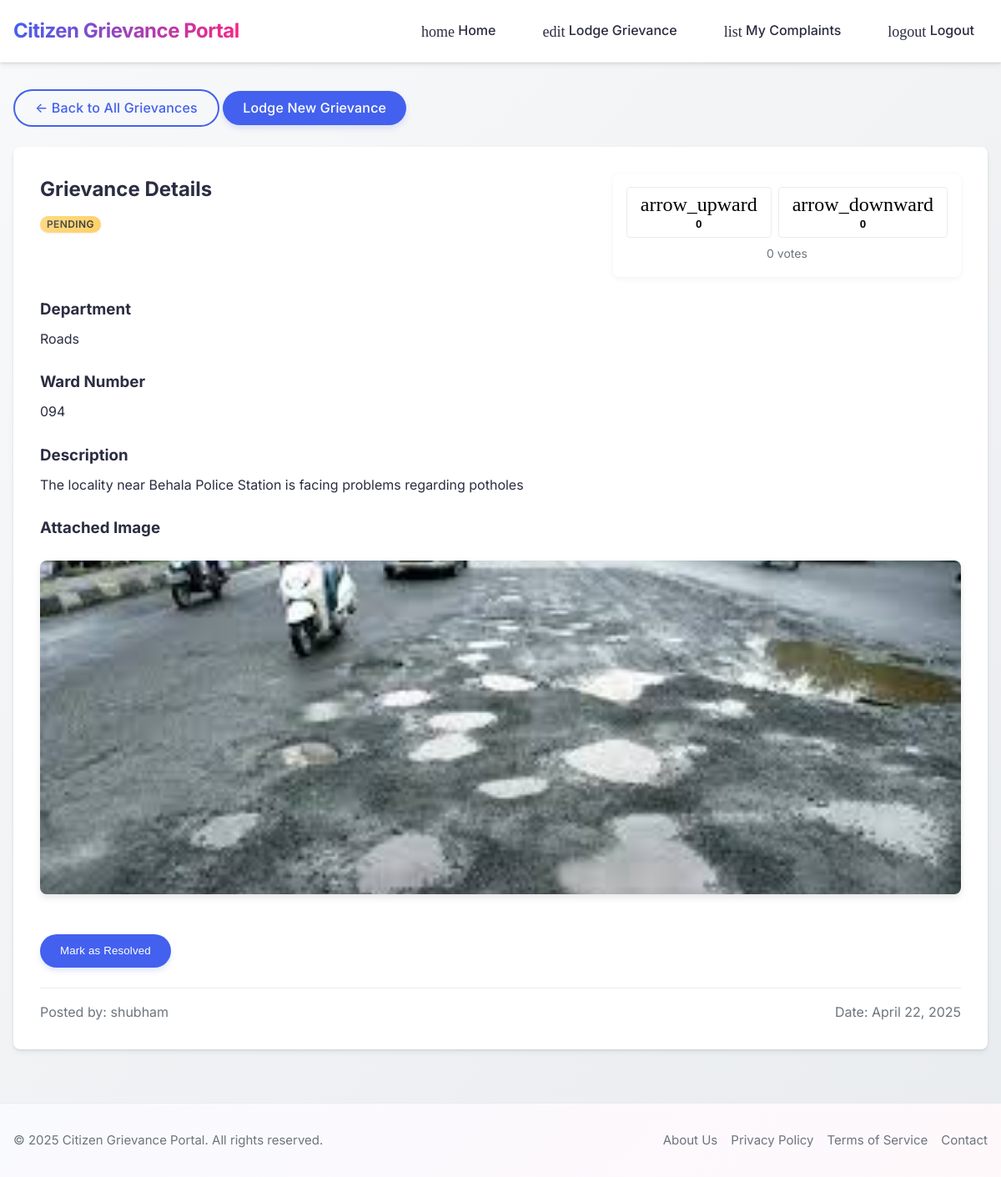
Page /view/1/ (signed in) on the earlier database version.
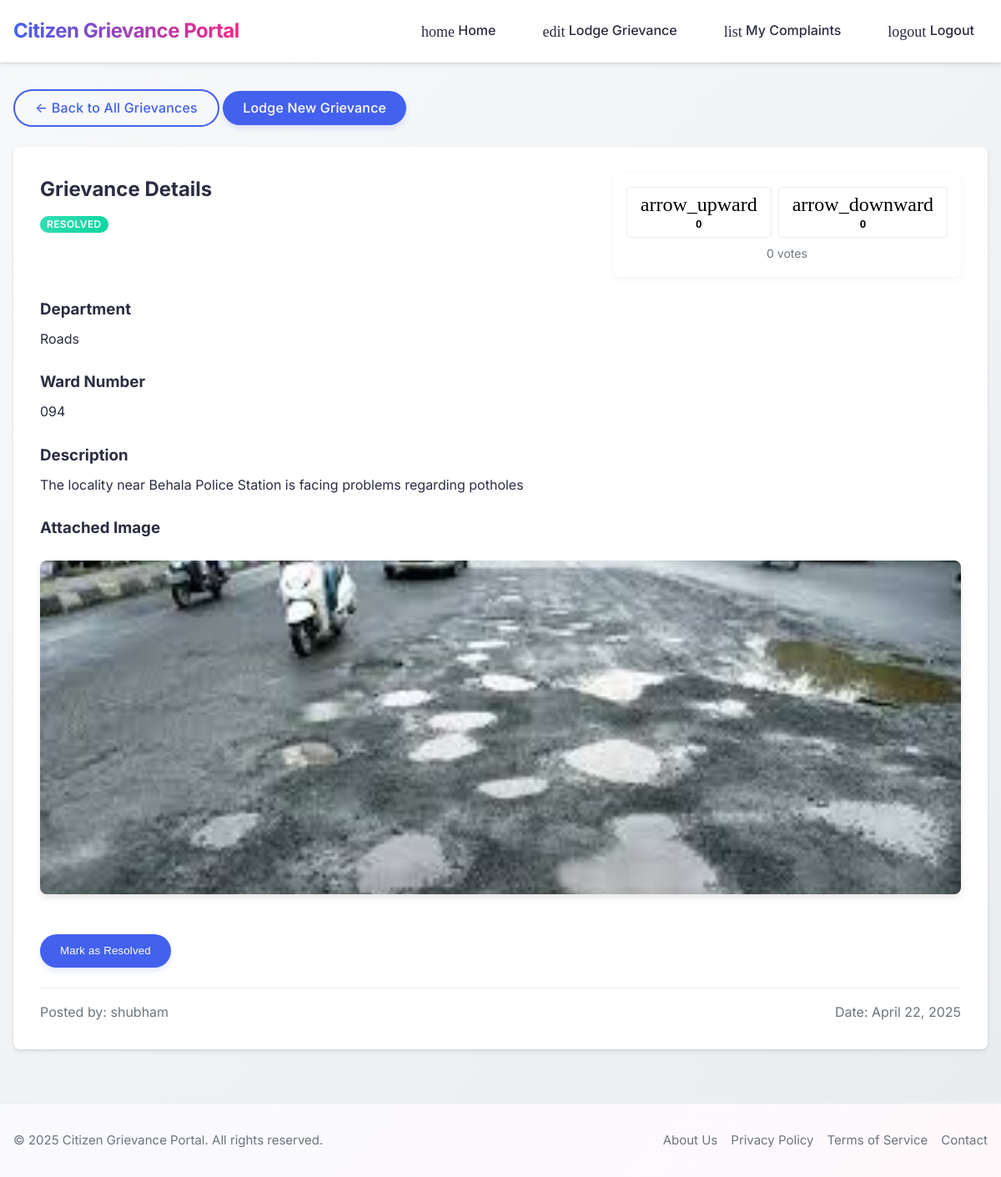
Same page on the later database version.
### citizen/models.py (models this page shows, shortened)
class Post(models.Model):
    host = models.ForeignKey(User, on_delete = models.SET_NULL, null = True)
    dept = models.ForeignKey(dept, on_delete = models.SET_NULL, null = True)
    ward_no = models.ForeignKey(ward_no, on_delete = models.SET_NULL, null=True)
    description = models.TextField(null=True, blank=True)
    image = models.ImageField(null=True, blank=True, upload_to='images/')
    created = models.DateTimeField(auto_now_add=True)
    status = models.ForeignKey(status, on_delete= models.SET_NULL, null=True)
    class Meta:
        ordering = ['-created']
    def get_vote_count(self):
        votes = self.votes.aggregate(total=Sum('value'))
        return votes['total'] or 0
    def get_upvote_count(self):
        return self.votes.filter(value=1).count()
    def get_downvote_count(self):
        return self.votes.filter(value=-1).count()

class status(models.Model):
    name = models.CharField(max_length=100)
    def __str__(self):
        return self.name

class dept(models.Model):
    name = models.CharField(max_length=100)
    def __str__(self):
        return self.name

class ward_no(models.Model):
    name = models.CharField(max_length=3)
    def __str__(self):
        return self.name

### citizen/views.py (the view)
# urls.py: path('view/<int:pk>/', views.post, name="view_grevance"),
@login_required(login_url='login')
def post(request, pk):
    post = get_object_or_404(Post, id=pk)
    user_vote = None
    if request.user.is_authenticated:
        try:
            user_vote = Vote.objects.get(user=request.user, post=post)
        except Vote.DoesNotExist:
            pass
    context = {
        'post': post,
        'user_vote': user_vote,
        'upvote_count': post.get_upvote_count(),
        'downvote_count': post.get_downvote_count(),
    }
    return render(request, 'citizen/grevance_show.html', context)

### citizen/templates/citizen/grevance_show.html (shortened to what this page needs)
{% extends 'header.html' %}
{% block content %}
<div class="mb-4">
    <div class="mb-3">
        <a href="{% url 'home' %}" class="btn btn-outline">&larr; Back to All Grievances</a>
        <a href="{% url 'lodge_grevance' %}" class="btn btn-primary">Lodge New Grievance</a>
    </div>
    <div class="grievance-detail">
        <div class="mb-3 detail-header">
            <div>
                <h2 class="mb-1">Grievance Details</h2>
                <div class="mb-3">
                    {% if post.status %}
                    <span class="badge badge-{{ post.status.name|lower }}">{{ post.status }}</span>
                    {% endif %}
                </div>
            </div>
            <div class="vote-container">
                <div class="vote-buttons">
                    {% if request.user.is_authenticated %}
                    <button class="vote-btn upvote-btn {% if user_vote.value == 1 %}active{% endif %}"
                            data-post-id="{{ post.id }}"
                            data-vote-type="upvote">
                        <span class="icon icon-arrow-up"></span>
                        <span class="vote-count" id="upvote-count">{{ upvote_count }}</span>
                    </button>
                    <button class="vote-btn downvote-btn {% if user_vote.value == -1 %}active{% endif %}"
                            data-post-id="{{ post.id }}"
                            data-vote-type="downvote">
                        <span class="icon icon-arrow-down"></span>
                        <span class="vote-count" id="downvote-count">{{ downvote_count }}</span>
                    </button>
                    {% else %}
                    <a href="{% url 'login' %}?next={{ request.path }}" class="btn btn-sm btn-outline">
                        <span class="icon icon-login icon-sm"></span> Login to vote
                    </a>
                    {% endif %}
                </div>
                <div class="vote-total">
                    <span id="vote-total">{{ post.get_vote_count }}</span> votes
                </div>
            </div>
        </div>
        <div class="mb-3">
            <h3 class="mb-1">Department</h3>
            <p class="mb-3">{{ post.dept }}</p>
            <h3 class="mb-1">Ward Number</h3>
            <p class="mb-3">{{ post.ward_no }}</p>
            <h3 class="mb-1">Description</h3>
            <p class="mb-3">{{ post.description }}</p>
        </div>
        {% if post.image %}
        <div class="mb-3">
            <h3 class="mb-1">Attached Image</h3>
            <img src="/media/{{post.image}}" alt="Grievance Image" class="grievance-image">
        </div>
        {% endif %}
        {% if request.user.is_staff %}
        <form method="POST" action="{% url 'change_status' post.id %}" class="status-form">
            <button type="submit" class="btn btn-success">Mark as Resolved</button>
        </form>
        {% endif %}
        <div class="grievance-meta">
            <span>Posted by: {{ post.host.username }}</span>
            <span>Date: {{ post.created|date:"F d, Y" }}</span>
        </div>
    </div>
</div>
{% endblock content %}

Differences in the rows shown:
changed Post "The locality near Behala Police Station is facing problems regarding potholes": status_id 1 → 2 (drawn); status "PENDING" → "RESOLVED"
